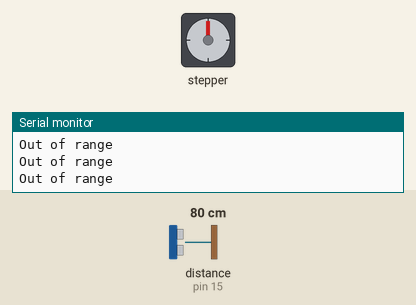
The sketch below on a simulated Arduino Uno, built with avr-gcc and run on an emulated ATmega328P. Shown: stepper motor, the last lines printed to the serial monitor. The inputs (shaded band) are chosen by the test bench; at power-on: distance to the obstacle (sensor on pin 15) 80 cm. The echo pulse lasts 58.3 µs per cm; stepper angles assume 20 steps per turn.

Above: at 1.2 s.
1.3 s: distance to the obstacle (sensor on pin 15) set to 52 cm
2.8 s: distance to the obstacle (sensor on pin 15) set to 43 cm
At 2.95 s:
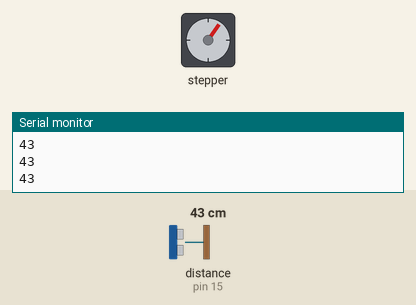
At 3.32 s:
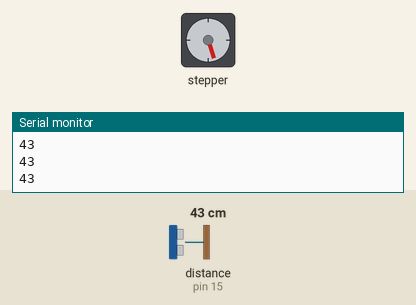
5.8 s: distance to the obstacle (sensor on pin 15) set to 60 cm
At 5.8 s:
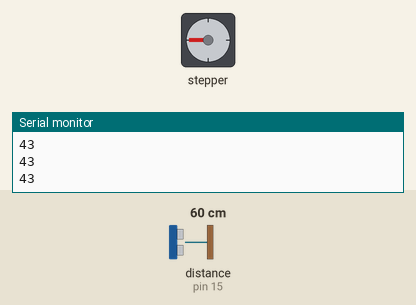
7.3 s: distance to the obstacle (sensor on pin 15) set to 198 cm
8.8 s: distance to the obstacle (sensor on pin 15) set to 203 cm
Timing chart, 0 to 11.3 s (numbered marks = the images above; inputs shaded):
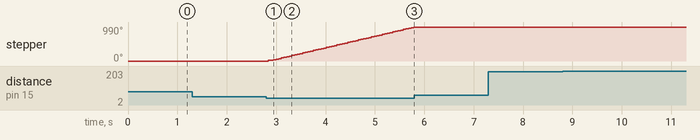

The sketch:

ex10.ino
```cpp
/*Stepper motor examples using the Adafruit motorshiel
 *
 * uses a modified AccelStepper library: https://github.com/adafruit/AccelStepper
 * Libray guide:  http://www.airspayce.com/mikem/arduino/AccelStepper/classAccelStepper.html#a4f0989d0ae264e7eadfe1fa720769fb6
 *
 * step sequence
 *
 *
 *
 */

#include <AccelStepper.h>
#include <AFMotor.h>
#include <NewPing.h>


AF_Stepper motor2(20, 2);  //inputs: number of steps on the motor,  motornumber
float m2MaxSpeed = 200;  //this changes per motor + means clockwis - means counterclockwise
float m2accel = 100;

int stepTargets[] = {300,-500, 400, -200}; //where to step to/from
int holdTimes[] =   {1000,  1000,  0, 2000};  //how long to hold once reaching the target
int targetCount = 0;


unsigned long beginHold;  //used to create the holding timer
boolean isHolding = false;


#define TRIGGER_PIN  14  // Arduino pin tied to trigger pin on the ultrasonic sensor.
#define ECHO_PIN     15  // Arduino pin tied to echo pin on the ultrasonic sensor.
#define MAX_DISTANCE 200 // Maximum distance we want to ping for (in centimeters). Maximum sensor distance is rated at 400-500cm.

NewPing sonar(TRIGGER_PIN, ECHO_PIN, MAX_DISTANCE); // NewPing setup of pins and maximum distance.
int dis;


//set up the Accel library to work with the motor shield
void forwardstep2()
{
  motor2.onestep(FORWARD, SINGLE); ///Options:  SINGLE, DOUBLE, INTERLEAVE, MICROSTEP
}
void backwardstep2() {
  motor2.onestep(BACKWARD, SINGLE); ///Options:  SINGLE, DOUBLE, INTERLEAVE, MICROSTEP
}

AccelStepper stepper2(forwardstep2, backwardstep2);
///

void setup()
{
stepper2.setMaxSpeed(m2MaxSpeed);
stepper2.setAcceleration(m2accel);
stepper2.moveTo(stepTargets[targetCount]);
 Serial.begin(115200);
}

void loop()
{
 delay(50);                     // Wait 50ms between pings (about 20 pings/sec). 29ms should be the shortest delay between pings.
 dis=sonar.ping_cm();

 if(dis >= 50 || dis <= 0){

  stepper2.setMaxSpeed(0);
  stepper2.setAcceleration(0);
  Serial.println("Out of range");

 } else {

  if (stepper2.distanceToGo() == 0) //check how far it is from the target, if 0 changes
  {
    if(!isHolding)          //check to see if it just reached the destination
    {
      beginHold = millis();  //grab the time so we can calculate the hold
      isHolding = true;  //set the flag to true so it won't keep recalculating
    }


        if(millis()-beginHold>=holdTimes[targetCount])  //timer used to compare the time when it reached the step to the holding time
        {

            if(targetCount + 1 <(sizeof(stepTargets)/sizeof(int)))   //checks the size of the array to see if there is another value in the list
            {
              targetCount++;
            }
            else        //if not go back to the beginning
            {
              targetCount = 0;
            }

        isHolding = false;  //set the flag back to false
        stepper2.moveTo(stepTargets[targetCount]);  //flip the direction
        }


  }
  Serial.println(dis);
  stepper2.run();
 }

}
```

Measured:
- the behaviour switches between 49 and 48 cm on distance to the obstacle (sensor on pin 15) (found by bisection; images 0 and 1)
- after the input at 2.8 s, stepper: keeps turning clockwise at about 335°/s, starting at once
- after the input at 5.8 s, stepper: stops changing and stays 990°
